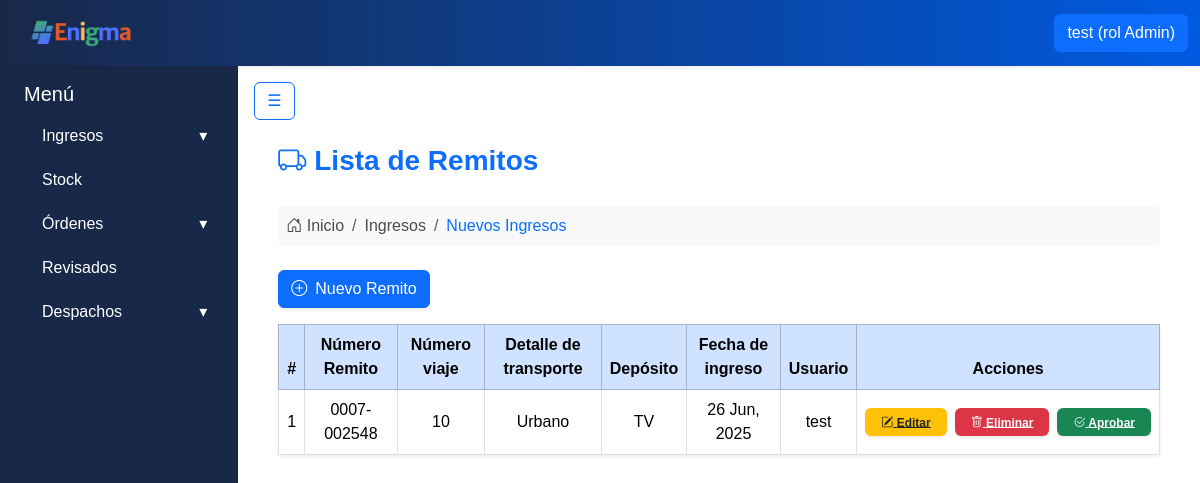
The app's page /ingresos/ingresos/ (signed in), older data.
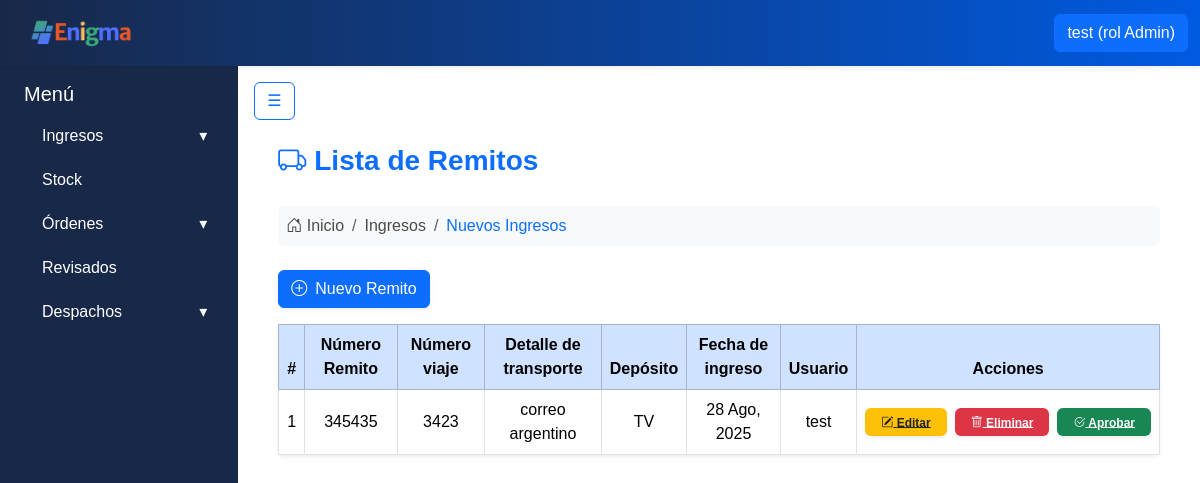
The same page, newer data.
### apps/ingresos/models.py (models this page shows, shortened)
class Remitos(ModeloBaseConUsuario):
    numero_remito = models.CharField(max_length=20)
    numero_viaje = models.IntegerField()
    detalle_transporte = models.CharField(max_length=30)
    deposito_id = models.ForeignKey('stock.Depositos', on_delete=models.PROTECT)
    fecha_ingreso = models.DateField(auto_now_add=True)
    aprobado = models.BooleanField(default=False)
    productos = models.ManyToManyField('Productos', through='RemitoProducto')

### apps/stock/models.py (models this page shows)
class Depositos(models.Model):
    id = models.AutoField(primary_key=True)
    nombre = models.CharField(max_length=50)
    def __str__(self):
        return self.nombre

### apps/usuarios/models.py (models this page shows, shortened)
class Usuarios(AbstractBaseUser):
    username = models.CharField('Nombre de usuario', unique= True, max_length=60)
    email = models.EmailField('Correo electronico', max_length=254, unique= True)
    nombre = models.CharField(max_length=50)
    apellido = models.CharField(max_length=50)
    rol = models.ForeignKey(Roles, on_delete=models.CASCADE)
    activo = models.BooleanField(default=True)
    is_admin = models.BooleanField(default = False)
    is_superuser = models.BooleanField(default=False)
    is_staff = models.BooleanField(default=False)
    objects = UsuariosManager()
    USERNAME_FIELD = 'username'
    REQUIRED_FIELDS = ['nombre', 'apellido', 'email'] #campos necesarios para crear la cuenta por consola

### apps/ingresos/views.py (the view)
# urls.py: path('ingresos/', login_required(ListarRemitosView.as_view()), name='ingresos'),
class ListarRemitosView(LoginRequiredMixin, ListView):
    model = Remitos
    template_name = 'remitos/listar.html'
    context_object_name = 'remitos'
    def get_queryset(self):
        return Remitos.objects.filter(aprobado=False)
    def get_context_data(self, **kwargs):
        context = super().get_context_data(**kwargs)
        context['show_navbar'] = True
        return context

### apps/usuarios/models.py (called while the page is built)
    def __str__(self):
        return self.nombre

### apps/ingresos/templates/remitos/listar.html
{% extends "base.html" %}
{% block content %}
<div class="container-fluid px-4 mt-3">
    <div class="d-flex align-items-center mb-4">
        <i class="bi bi-truck fs-3 text-primary me-2"></i>
        <h3 class="fw-bold text-primary m-0">Lista de Remitos</h3>
    </div>
    <nav aria-label="breadcrumb" class="mb-4">
        <ol class="breadcrumb bg-light rounded p-2">
            <li class="breadcrumb-item">
                <i class="bi bi-house-door"></i> Inicio
            </li>
            <li class="breadcrumb-item">
                Ingresos
            </li>
            <li class="breadcrumb-item text-primary" aria-current="page">Nuevos Ingresos</li>
        </ol>
    </nav>
    <div class="mb-3">
        <a href="{% url 'crear_remito' %}" class="btn btn-primary shadow-sm">
            <i class="bi bi-plus-circle me-2"></i>Nuevo Remito
        </a>
    </div>
    <div class="card shadow-sm border-0">
        <div class="card-body p-0">
            <table class="table table-bordered table-hover m-0 align-middle">
                <thead class="table-primary text-center">
                    <tr>
                        <th>#</th>
                        <th>Número Remito</th>
                        <th>Número viaje</th>
                        <th>Detalle de transporte</th>
                        <th>Depósito</th>
                        <th>Fecha de ingreso</th>
                        <th>Usuario</th>
                        <th>Acciones</th>
                    </tr>
                </thead>
                <tbody class="text-center">
                    {% for remito in remitos %}
                    <tr>
                        <td>{{ forloop.counter }}</td>
                        <td>{{ remito.numero_remito }}</td>
                        <td>{{ remito.numero_viaje }}</td>
                        <td>{{ remito.detalle_transporte }}</td>
                        <td>{{ remito.deposito_id }}</td>
                        <td>{{ remito.fecha_ingreso|date:"d M, Y" }}</td>
                        <td>{{ remito.usuario.nombre }}</td>
                        <td>
                            <div class="d-flex justify-content-center gap-2">
                                <a href="{% url 'editar_remito' remito.pk %}"
                                   class="badge bg-warning text-dark px-3 py-2 shadow-sm">
                                   <i class="bi bi-pencil-square"></i> Editar
                                </a>
                                <a href="{% url 'eliminar_remito' remito.pk %}"
                                   class="badge bg-danger text-light px-3 py-2 shadow-sm">
                                   <i class="bi bi-trash"></i> Eliminar
                                </a>
                                {% if not remito.aprobado %}
                                <a href="{% url 'aprobar_remito' remito.pk %}"
                                   class="badge bg-success text-light px-3 py-2 shadow-sm">
                                   <i class="bi bi-check2-circle"></i> Aprobar
                                </a>
                                {% endif %}
                            </div>
                        </td>
                    </tr>
                    {% empty %}
                    <tr>
                        <td colspan="8" class="text-muted py-4">No hay remitos registrados.</td>
                    </tr>
                    {% endfor %}
                </tbody>
            </table>
        </div>
    </div>
</div>
{% endblock %}

Row changes from the older to the newer data that the page shows:
no longer on this page (row edited): Remitos: numero_remito "0007-002548", numero_viaje "10", detalle_transporte "Urbano", deposito_id "TV", fecha_ingreso "26 Jun, 2025", usuario.nombre "test", aprobado False (drawn)
added Remitos: numero_remito "345435", numero_viaje "3423", detalle_transporte "correo argentino", deposito_id "TV", fecha_ingreso "28 Ago, 2025", usuario.nombre "test", aprobado False (drawn)
